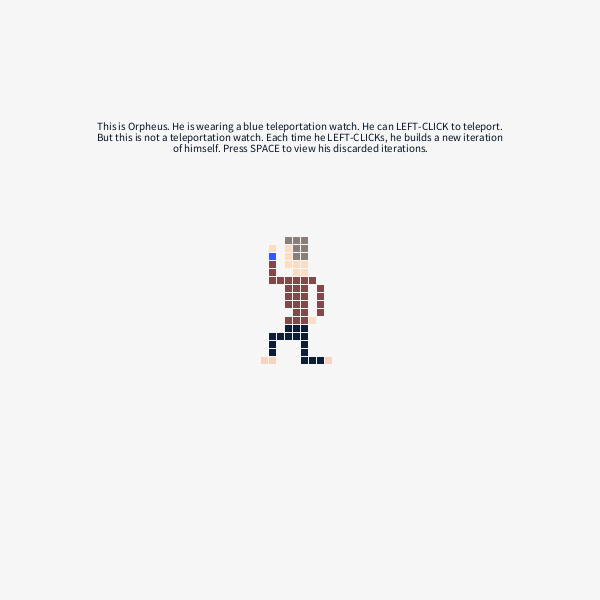
Frame 1 (no input)
Frame 60 (the mouse pressed at the canvas centre just before this capture): identical to frame 1, image omitted
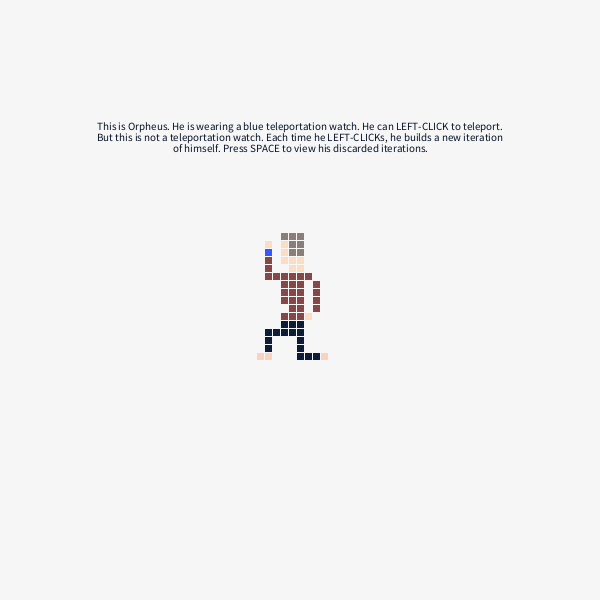
Frame 120 (the mouse held since frame 60 and released just before this capture)

The Processing sketch that drew these frames (run headless with seeded random() and noise(); from frame 60 on, the mouse is pressed at the canvas centre):

// Processing sketch: processing_109470
// ── processing_109470.pde

//Alex Lee, asl1@andrew.cmu.edu, 60-257, HW5
//Copyright Alex Lee 2013, Pittsburgh PA

/*

LEFT-CLICK to teleport. 
Press SPACE to enter OR leave death. 
Press UP arrow to grow. 
Press DOWN arrow to shrink. 
Press 'r' to restart.

*/

Teleport teleportSquare;


float ps; //pixelsize
float psChange = 2;

float mouseLastX;
float mouseLastY;

boolean lightBoolean; 


color lightBgColor = #F6F6F6;
color lightWordColor = #041224;

color figHair = #8A7E79;
color figSkin = #FADDC3;
color figJacket = #854848;
color figPants = #0D1D38;
color figShoes = #FAD2C0;
color figWatch = #3457FF; 

color teleportBoxColor = color(5,218,230,110);
color teleportAppearColor = color(217,24,101,110);

color darkBgColor = #1C1D1F;

float darkTransparency = 150;
color darkStroke = color(28,29,31,255);
color darkHair = color(0, 140, 158, darkTransparency);
color darkJacket = color(0,180,204, darkTransparency);
color darkSkin = color(0, 223, 252, darkTransparency);
color darkWatch = color(222, 44, 44, darkTransparency/2);

color darkCurrentFig = lightBgColor;

float[] darkFigXArray = new float[0];
float[] darkFigYArray = new float[0];

//is there a way to adjust spacing so you don't have to do this? 
String explanationWord = "This is Orpheus. He is wearing a blue teleportation watch. He can LEFT-CLICK to teleport.";
String explanationWord2 = "But this is not a teleportation watch. Each time he LEFT-CLICKs, he builds a new iteration"; 
String explanationWord3 = "of himself. Press SPACE to view his discarded iterations.";

//this is a stupid way to do it, generating new classes is cleaner 
int[] teleportTimeArray = new int[0];
float[] teleportXArray = new float[0];
float[] teleportYArray = new float[0];
int[] teleportColorArray = new int[0];  

void setup() {
  size(600, 600);
  textSize(11);
  frameRate(20);
  restartGame();
}

void restartGame() {
  background(lightBgColor);
  ps = 8; 
  mouseLastX = width/2;
  mouseLastY = height/2;
  lightBoolean = true;
  switchToLight();
  darkFigXArray = new float[0];
  darkFigYArray = new float[0];
}

void draw() {
  refreshScreen(lightBoolean);
  if(lightBoolean) {
    refreshTeleportTimer();
    drawFigure(mouseLastX - ps*8/2, mouseLastY - ps*16/2, lightBgColor, figHair, figSkin, figJacket, figPants, figShoes, figWatch);
  }
  else {
    for(int i = 0; i < darkFigXArray.length; i++) {
      drawFigure(darkFigXArray[i] - ps*8/2, darkFigYArray[i] - ps*16/2, darkStroke, darkHair, darkSkin, darkJacket, darkHair, darkJacket, darkWatch);
    }
    drawFigure(mouseLastX - ps*8/2, mouseLastY - ps*16/2, darkStroke, darkCurrentFig, darkCurrentFig, darkCurrentFig, darkCurrentFig, darkCurrentFig, figWatch);
  }
  
}

void refreshScreen(boolean Light) {
  if(Light) {
    background(lightBgColor);
    fill(lightWordColor);
    textAlign(CENTER);
    int x = 30;
    text(explanationWord, width/2, 100 + x);
    text(explanationWord2, width/2, 111 + x);
    text(explanationWord3, width/2, 122 + x);
  }
  if(!Light) {
    background(darkBgColor);
    fill(lightWordColor);
    //text(explanationWord, width/2 - 150, 100, 300, 200);
  }
}


void drawFigure(float X, float Y, color Bg, color Hair, color Skin, color Jacket, color Pants, color Shoes, color Watch) { 
  //if you were to make this again, you want ps to be an internal variable, so that if you changed the size
  //with arrow keys you wouldn't change the existing iterations, only the newest one 
  //it would also be nice if this could work for the dark figures too
  
  stroke(Bg);
  
  pushMatrix();
  translate(X, Y); 
  
  fill(Hair);
  rect(2*ps,0*ps,ps,ps); 
  rect(3*ps,0*ps,ps,ps); 
  rect(4*ps,0*ps,ps,ps); 
  rect(3*ps,1*ps,ps,ps); 
  rect(3*ps,2*ps,ps,ps); 
  rect(4*ps,1*ps,ps,ps); 
  rect(4*ps,2*ps,ps,ps); 
  
  fill(Skin);
  rect(2*ps,1*ps,ps,ps); 
  rect(2*ps,2*ps,ps,ps); 
  rect(2*ps,3*ps,ps,ps); 
  rect(3*ps,3*ps,ps,ps); 
  rect(4*ps,3*ps,ps,ps); 
  rect(3*ps,4*ps,ps,ps); 
  rect(4*ps,4*ps,ps,ps);
  //rect(2*ps,9*ps,ps,ps); //possibly remove
  
  fill(Jacket);
  rect(2*ps,5*ps,ps,ps); 
  rect(3*ps,5*ps,ps,ps); 
  rect(4*ps,5*ps,ps,ps); 
  rect(2*ps,6*ps,ps,ps); 
  rect(3*ps,6*ps,ps,ps); 
  rect(4*ps,6*ps,ps,ps); 
  rect(2*ps,7*ps,ps,ps); 
  rect(3*ps,7*ps,ps,ps); 
  rect(4*ps,7*ps,ps,ps); 
  rect(2*ps,8*ps,ps,ps); 
  rect(3*ps,8*ps,ps,ps); 
  rect(4*ps,8*ps,ps,ps); 
  rect(3*ps,9*ps,ps,ps); 
  rect(4*ps,9*ps,ps,ps); 
  rect(2*ps,10*ps,ps,ps); 
  rect(3*ps,10*ps,ps,ps); 
  rect(4*ps,10*ps,ps,ps); 
  
  //right arm
  rect(5*ps,5*ps,ps,ps); 
  rect(6*ps,6*ps,ps,ps); 
  rect(6*ps,7*ps,ps,ps); 
  rect(6*ps,8*ps,ps,ps); 
  rect(6*ps,9*ps,ps,ps); 
  
  //left arm
  rect(1*ps,5*ps,ps,ps); 
  rect(0*ps,5*ps,ps,ps); 
  rect(0*ps,4*ps,ps,ps); 
  rect(0*ps,3*ps,ps,ps); 
  
  //hands
  fill(Skin);
  rect(5*ps,10*ps,ps,ps); 
  rect(0*ps,1*ps,ps,ps); 
  
  
  fill(Pants);
  rect(2*ps,11*ps,ps,ps); 
  rect(3*ps,11*ps,ps,ps); 
  rect(4*ps,11*ps,ps,ps);
  rect(2*ps,12*ps,ps,ps); 
  rect(3*ps,12*ps,ps,ps); 
  rect(4*ps,12*ps,ps,ps); 
  
  //left leg
  rect(1*ps,12*ps,ps,ps); 
  rect(0*ps,12*ps,ps,ps); 
  rect(0*ps,13*ps,ps,ps); 
  rect(0*ps,14*ps,ps,ps); 
  rect(0*ps,15*ps,ps,ps); 
  
  //right leg
  rect(4*ps,13*ps,ps,ps); 
  rect(4*ps,14*ps,ps,ps); 
  rect(4*ps,15*ps,ps,ps); 
  rect(5*ps,15*ps,ps,ps); 
  rect(6*ps,15*ps,ps,ps); 
  rect(7*ps,15*ps,ps,ps); 
  
  fill(Shoes);
  rect(0*ps,15*ps,ps,ps);
  rect(-1*ps,15*ps,ps,ps);
  rect(7*ps,15*ps,ps,ps);
  
  
  fill(Watch);
  rect(0*ps,2*ps,ps,ps); 
  popMatrix();
}


void switchToDark() {
  //println("dark");
}


void switchToLight() {
  //println("light");
}

void teleportAnimation(String mode, float X, float Y, int Color) {
  //draw a rect that's rotated on its side
  //have another function that's called every frame, if a teleport animation is ongoing (determined by a number of
  //frames that's winding down), the squares expand outward (there's an array with a number of timers that wind down,
  //these determine when the square starts moving (it disappears after another set amount of frames))
  //maybe easier as an object? so you generate a new iteration of that object, and have it play, you could have
  //more variables in it 
  
  //if you're just using one square (no additional class), then maybe append them to an array and remove them when their
  //value reaches 0?
  //their size is linked to the amount of time left
  
  teleportTimeArray = append(teleportTimeArray, 0);
  teleportXArray = append(teleportXArray, X);
  teleportYArray = append(teleportYArray, Y);
  teleportColorArray = append(teleportColorArray, Color);
  
  
  if(mode == "In") {//for now don't worry about going in and out (unless you find its easy in the refreshteleport function)
  
  }
}

void refreshTeleportTimer() {
  int numOfBoxes = 5;
  int maxBoxSize = 100;
  int maxTime = 10;
  for(int i = 0; i < teleportTimeArray.length; i++) {
    teleportTimeArray[i] += 1;
    if(teleportTimeArray[i] < maxTime) {
      if (teleportColorArray[i] == 0) {
        stroke(teleportBoxColor);
      }
      else if (teleportColorArray[i] == 1) {
        stroke(teleportAppearColor);
      }
      fill(0,0,0,0);
      //you CAN draw multiple rects this way
      //put constraints so that at first only the largest one draws, and at the end only the smallest one draws
      pushMatrix();
      translate(teleportXArray[i], teleportYArray[i]);
      rotate(radians(45));
      rectMode(CENTER);
      for(int j = 0; j < numOfBoxes; j++) {
        int intervalSize = maxBoxSize/maxTime;
        float boxSize = teleportTimeArray[i]*maxBoxSize/maxTime - j*intervalSize;
        if(boxSize > 0 && boxSize < maxBoxSize) {
          rotate(radians(random(-30,30)));
          rect(0,0,boxSize,boxSize); 
        }
      }
      popMatrix();
    }
    else {
      
    }
  }
  
}


void generateDead(float X, float Y) {
  darkFigXArray = append(darkFigXArray, X);
  darkFigYArray = append(darkFigYArray, Y);
}


void mousePressed() {
  if(lightBoolean) {
    //teleport animation (a one going in for the origin, and one going out for the new location
    teleportAnimation("In", mouseLastX, mouseLastY, 0);
    teleportAnimation("Out", mouseX, mouseY, 1);
    //generate dead
    generateDead(mouseLastX, mouseLastY);
    
    mouseLastX = mouseX;
    mouseLastY = mouseY; 
  }
}

void keyPressed() {
  if(keyCode == UP) {
    ps += psChange;
  }
  if(keyCode == DOWN) {
    if(ps > psChange) {
      ps -= psChange;
    }
  }
  if (key == ' ') {
    //change to dark world 
    if(lightBoolean) {
      switchToDark();
      lightBoolean = false;
    }
    else {
      switchToLight();
      lightBoolean = true;
    }
  }
  
  if (key == 'r') {
    restartGame();
  }
  
}

/*

clothes color changes each time, maybe have an array? maybe just one array for
both jackets and pants, they draw randomly from the array 


This is Orpheus. He is wearing a blue teleportation watch. He can LEFT-CLICK to teleport. But
this is not a teleportation watch. Each time he LEFT-CLICKs, he dies and is born again. Press 
SPACE to view his dead selves. 

you are wearing a teleportation watch. left-click to teleport. but this is not a
teleportation watch. each time you click, you are instead reborn. press space to 

this is further evidenced by the fact that you can grow or shrink the size of your
next iteration with the UP and DOWN arrows. 

an alternate version where your ghosts lose pixels, or you lose pixels each time, you
disintegrate more, how about whenever a body part is no longer connected to your body
it falls off completely 

so whenever you draw the figure, add an element to an array for the ghosts in his
previous location 
-have them rotate randomly within a small quarter circle 

the watch color is red in the underworld 

how can you make them transparent? use lower opacity fills for the color variables 

*/
public class Teleport {
  
  int numOfSquares = 5; 
  int countdownInterval = 2;
  int[] countdownArray = new int[0];
  
  Teleport() {
    for(int i = 0; i < numOfSquares; i ++) {
      countdownArray = append(countdownArray, countdownInterval*i);
    }
  }
  
}
